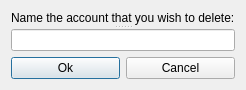
<?xml version="1.0" encoding="UTF-8"?>
<ui version="4.0">
 <class>account_delete</class>
 <widget class="QDialog" name="account_delete">
  <property name="geometry">
   <rect>
    <x>0</x>
    <y>0</y>
    <width>225</width>
    <height>89</height>
   </rect>
  </property>
  <property name="windowTitle">
   <string>Dialog</string>
  </property>
  <layout class="QGridLayout" name="gridLayout">
   <item row="0" column="0">
    <layout class="QVBoxLayout" name="verticalLayout">
     <item>
      <widget class="QSplitter" name="splitter">
       <property name="orientation">
        <enum>Qt::Vertical</enum>
       </property>
       <widget class="QSplitter" name="splitter_2">
        <property name="orientation">
         <enum>Qt::Vertical</enum>
        </property>
        <widget class="QLabel" name="label">
         <property name="text">
          <string>Name the account that you wish to delete:</string>
         </property>
        </widget>
        <widget class="QLineEdit" name="lineEdit"/>
       </widget>
      </widget>
     </item>
     <item>
      <layout class="QHBoxLayout" name="horizontalLayout">
       <item>
        <widget class="QPushButton" name="pushButton">
         <property name="text">
          <string>Ok</string>
         </property>
        </widget>
       </item>
       <item>
        <widget class="QPushButton" name="pushButton_2">
         <property name="text">
          <string>Cancel</string>
         </property>
        </widget>
       </item>
      </layout>
     </item>
    </layout>
   </item>
  </layout>
 </widget>
 <resources/>
 <connections/>
</ui>
